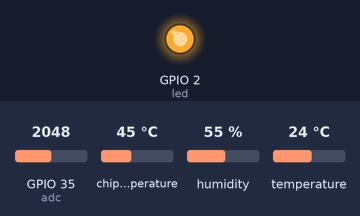
Recording of a program running on a simulated ESP32 board running MicroPython. Parts: output pins drawn as LEDs (lit = HIGH). The test bench sets the inputs (shaded band); at power-on: GPIO 35 (adc) = 2048, chip temperature 45 °C, humidity 55 %, temperature 24 °C (analog values on the 0–4095 scale). WiFi joins after 1.5 s; no MQTT or app messages arrive unless stated; what the program prints to the serial console is not drawn.

Above: at 1.9 s.
At 4.0 s:
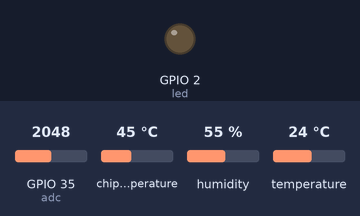
Timing chart, 0 to 6.9 s (numbered marks = the images above):
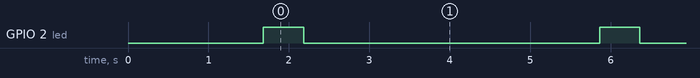

The program:

main.py
```python
from umqtt.simple import MQTTClient
from machine import ADC, Pin
import time
import dht
import esp32

adc = ADC(Pin(35))
# Configure the ADC resolution and attenuation
# ESP32 supports up to 12 bits resolution.
adc.width(ADC.WIDTH_12BIT)
# For full range of input voltage (0v - 3.3v) in ESP32 use ADC.ATTN_11DB
# Adjust the attenuation according to your sensor specification and application.
adc.atten(ADC.ATTN_11DB)

# Function to read and convert the soil moisture value
def read_soil_moisture():
    # Read the ADC value
    value = adc.read()
    # Convert the ADC value to percentage (assuming a linear response and 3.3V ADC reference)
    # You might need to calibrate these values depending on your sensor's output range.
    min_val = 4095      # Replace with the value you get when the sensor is in dry soil
    max_val = 3294   # Replace with the value you get when the sensor is in water
    moisture_percentage = ((value - min_val) / (max_val - min_val)) * 100
    # Ensure the percentage is within 0-100% range
    moisture_percentage = max(0, min(100, moisture_percentage))
    return moisture_percentage


while True:
    broker_address = "192.168.0.211" # Replace with the IP address of the Raspberry Pi
    client_id = "ESP32_Device"
    topic_esp_temp = "esp32/internaltemp"
    topic_t = "homeassistant/publish/temperature"
    topic_h = "homeassistant/publish/humidity"
    topic_soil = "homeassistant/publish/soilmoisture"
    client = MQTTClient(client_id, broker_address)
    client.connect()
    esp_temp = esp32.raw_temperature()
    d = dht.DHT11(Pin(4))
    try:
        d.measure()
    except OSError as e:
        print("Messed up")
    pass
    t = d.temperature()
    h = d.humidity()
    f = (t * 1.8) + 32
    client.publish(topic_t, str(float(f)))
    client.publish(topic_h, str(h))
    client.publish(topic_esp_temp, str(esp_temp))
    led = Pin(2, Pin.OUT)
    led.on()
    time.sleep(0.5)
    led.off()
    time.sleep(0.5)
    moisture = read_soil_moisture()
    client.publish(topic_soil, str(moisture))
    time.sleep(3)
```

boot.py
```python
# This file is executed on every boot (including wake-boot from deepsleep)
#import esp
#esp.osdebug(None)
#import webrepl
#webrepl.start()
from umqtt.simple import MQTTClient
import network
import time
from machine import ADC, Pin
import dht

# Function to connect to Wi-Fi
def connect_wifi(ssid, password):
    wlan = network.WLAN(network.STA_IF)
    if not wlan.isconnected():
        print('Connecting to WiFi...')
        wlan.active(True)
        wlan.connect(ssid, password)
        while not wlan.isconnected():
            pass
    print('Connected to WiFi')
    print('IP Address:', wlan.ifconfig()[0])

# Replace 'your_wifi_ssid' and 'your_wifi_password' with your actual Wi-Fi credentials
wifi_ssid = ""
wifi_password = ""

led = Pin(2, Pin.OUT)
# Connect to Wi-Fi on boot
connect_wifi(wifi_ssid, wifi_password)
#     while True:
#         led.on()
#         time.sleep(0.5)
#         led.off()
#         time.sleep(2.9)


# from umqtt.simple import MQTTClient
# from machine import ADC, Pin
# import time
# import dht
#from soilmoisture import read_soil_moisture


# while True:
#     broker_address = "192.168.0.211" # Replace with the IP address of the Raspberry Pi
#     client_id = "ESP32_Device"
#     topic_t = "homeassistant/publish/temperature"
#     topic_h = "homeassistant/publish/humidity"
#     client = MQTTClient(client_id, broker_address)
#     client.connect()
#     d = dht.DHT11(Pin(4))
#     d.measure()
#     t = d.temperature()
#     h = d.humidity()
#     f = (t * 1.8) + 32
#     client.publish(topic_t, str(float(f)))
#     print(f)
#     client.publish(topic_h, str(h))
#     print(h)
#     print("Message Published")
#     time.sleep(5)
```

Measured:
- by itself, GPIO 2 (led): alternates HIGH for 0.50 s and LOW for 3.7 s
